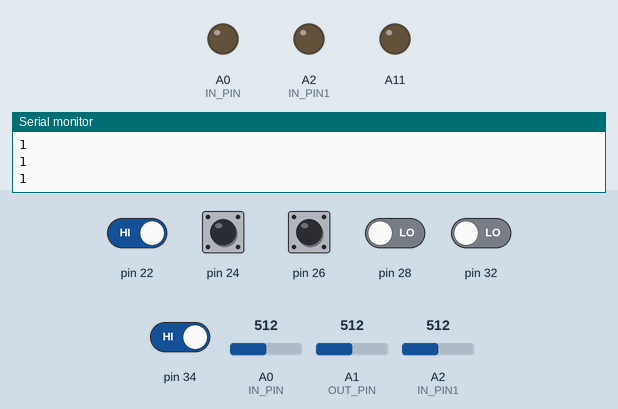
Bench run of a sketch on a simulated Arduino Mega 2560, built with avr-gcc and run on an emulated ATmega2560. Parts: output pins drawn as LEDs (lit = HIGH), the last lines printed to the serial monitor. Inputs (shaded band) come from the test bench; at power-on: pin 22, pin 24, pin 26, pin 34 HIGH, pin 28, pin 32 LOW, A2 (IN_PIN1) = 512, A0 (IN_PIN) = 512, A1 (OUT_PIN) = 512. Pins used as bus, display or sensor lines are not drawn.

Above: at 5.8 s.
5.9 s: A2 (IN_PIN1) set to 440
At 12.8 s:
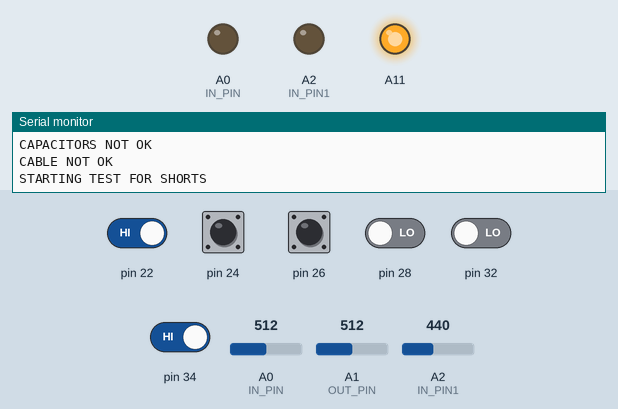
19.5 s: A0 (IN_PIN) set to 1010
33.5 s: A2 (IN_PIN1) set to 460
47.5 s: A1 (OUT_PIN) set to 0
61.5 s: pin 22 driven LOW and pin 34 driven LOW
Timing chart, 0 to 64.5 s (numbered marks = the images above; inputs shaded):
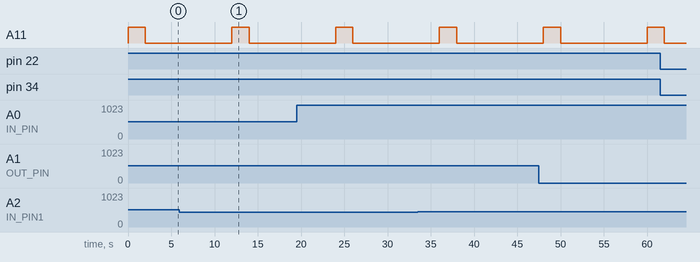

The sketch:

FULL-FINAL-6-AO.ino
```cpp
const int OUT_PIN = A1;
const int IN_PIN = A0;
const int IN_PIN1 = A2;
const float IN_STRAY_CAP_TO_GND = 24.48;
const float IN_CAP_TO_GND  = IN_STRAY_CAP_TO_GND;
const float R_PULLUP = 34.8;
const int MAX_ADC_VALUE = 1023;
const int dely = 1000;//Maintain this dely else the short circuit tests dont perform as expected.

void setup()
{
 Serial.begin(9600);//Enabling serial monitor to view the status of program
 pinMode(OUT_PIN, OUTPUT);
 pinMode(IN_PIN, OUTPUT);
 pinMode(IN_PIN1, OUTPUT);
 pinMode(A8,INPUT);//44 yellow cable for pin3 thru diode anode
 pinMode(A9,INPUT);//42 green cable for pin5 thru diode anode
 pinMode(A10,INPUT);//40 blue cable for pin S thru diode anode
 pinMode(A11,INPUT);//46 black cable for pin L thru diode anode
 pinMode(36,INPUT);//GREY cable for green LED positive
 pinMode(48,INPUT);//RED cable for RED LED positive
}

int Lt,St,fivet,threet,Ct = 0;//These are names of the test for ex.,Lt means L cable test, 5t means pin5 test. If the Lt passes, the variable Lt is assigned 1 else 0.

void loop()
{
 pinMode(OUT_PIN, INPUT);
 pinMode(IN_PIN, INPUT); //Changing the analog i/o s modes so that they dont interfere in short circuit tests.Its mode is changed back again at the end of shorts test.
 pinMode(IN_PIN1, INPUT);
                                     Serial.println("STARTING TEST FOR SHORTS");
//----------------------------------------------------Ltest:----------------------------------------------------------
  pinMode(A11,OUTPUT);
  digitalWrite(A11 , HIGH);
  delay(dely);
  delay(dely);
  if (digitalRead(26) == 0 && digitalRead(32)== 1 && digitalRead(24) == 0  && digitalRead(34) == 0 && digitalRead(22) == 0)
    {
      Serial.println("L is joined to pin2 and pin2 is not shorted with any other pins");
      Lt = 1;
      Serial.println(Lt);
    }
  else
    {
      Serial.println("L may not be joined to pin2 or pin2 may be short with other pins");
      Lt = 0;
      Serial.println(Lt);
    }
    digitalWrite(A11 , LOW);
    delay(dely);
    pinMode(A11,INPUT);
//---------------------------------------------------End of Ltest--------------------------------------------------------
//-----------------------------------------------------Stest-------------------------------------------------------------
  pinMode(A10,OUTPUT);
  digitalWrite(A10 , HIGH);
  delay(dely);
  delay(dely);
  if (digitalRead(26) == 0 && digitalRead(32)== 0 && digitalRead(24) == 0  && digitalRead(34) == 1 && digitalRead(22) == 0)
    {
      Serial.println("S is joined to pin4 and pin4 is not shorted with any other pins");
      St = 1;
      Serial.println(St);
    }
  else
    {
      Serial.println("S may not be joined to pin4 or pin4 may be short with other pins");
      St = 0;
      Serial.println(St);
      Serial.println(digitalRead(26));
      Serial.println(digitalRead(32));
      Serial.println(digitalRead(24));
      Serial.println(digitalRead(34));
      Serial.println(digitalRead(22));
    }
    digitalWrite(A10 , LOW);
    pinMode(A10,INPUT);
//----------------------------------------------------End of Stest---------------------------------------------------------
//-------------------------------------------------------5test-------------------------------------------------------------
  pinMode(A9,OUTPUT);
  digitalWrite(A9 , HIGH);
  delay(dely);
  if (digitalRead(26) == 0 && digitalRead(32)== 0 && digitalRead(24) == 0  && digitalRead(34) == 0)
    {
      Serial.println("pin5 is not shorted with any other pins");
      fivet = 1;
      Serial.println(fivet);
    }
  else
    {
      Serial.println("pin5 is shorted with other pins");
      fivet = 0;
      Serial.println(fivet);
      Serial.println(digitalRead(28));
      Serial.println(digitalRead(32));
      Serial.println(digitalRead(24));
      Serial.println(digitalRead(34));

    }
    digitalWrite(A9 , LOW);
    pinMode(A9,INPUT);
//----------------------------------------------------End of 5test--------------------------------------------------------
//-------------------------------------------------------3test------------------------------------------------------------
  pinMode(A8,OUTPUT);
  digitalWrite(A8 , HIGH);
  delay(dely);
  delay(dely);
  if (digitalRead(32)== 0 && digitalRead(34) == 0 && digitalRead(22) == 0)
    {
      Serial.println("pin3 is not shorted with any other pins");
      threet = 1;
      Serial.println(threet);
    }
  else
    {
      Serial.println("pin3 is shorted with other pins");
      threet = 0;
      Serial.println(threet);
    }
    digitalWrite(A8 , LOW);
    pinMode(A8,INPUT);
//-------------------------------------------------------End of 3test-----------------------------------------------------
pinMode(OUT_PIN, OUTPUT);
pinMode(IN_PIN, OUTPUT);//Changing back the modes of analog i/o s as previous
pinMode(IN_PIN1, OUTPUT);
//--------------------------------------------------Analysing the four tests conducted------------------------------------
      if (threet==1 && fivet==1 && St==1 && Lt==1)
       {
         Serial.println("THE CABLE HAS PASSED ALL SHORT CIRCUIT TESTS AND NO PINS ARE SHORTED");
       }
      else
       {
         Serial.println("THE CABLE HAS FAILED THE SHORT CIRCUIT TESTS PLEASE CHECK THE ZERO CONDITIONS");
       }
//--------------------------------------------------------------------------------------------------------------------
//--------------------------------------------------------------------------------------------------------------------
//------------------------------------------TESTING IF ANY CAPACITOR IS OPEN CIRCUITED OR SHORTED---------------------
//--------------------------------------------------------------------------------------------------------------------
//-------------------------------------------------checking for 150pF cap---------------------------------------------
     Serial.println("TESTING IF ANY CAPACITOR IS OPEN CIRCUITED OR SHORTED");
     pinMode(IN_PIN, INPUT);//A0
     digitalWrite(OUT_PIN, HIGH);//A1
     int val = analogRead(IN_PIN);//A0
     digitalWrite(OUT_PIN, LOW);//A1
     if (val < 1000)
      {
        pinMode(IN_PIN, OUTPUT);
        float capacitance = (float)val * IN_CAP_TO_GND / (float)(MAX_ADC_VALUE - val);
        Serial.print(F("Capacitance Value of 150pF is = "));
        Serial.print(capacitance, 3);
        Serial.print(F(" pF ("));
        Serial.print(val);
        Serial.println(F(") "));
      }
    else
      {
        pinMode(IN_PIN, OUTPUT);
        delay(1);
        pinMode(OUT_PIN, INPUT_PULLUP);
        unsigned long u1 = micros();
        unsigned long t;
        int digVal;

          do
            {
              digVal = digitalRead(OUT_PIN);
              unsigned long u2 = micros();
              t = u2 > u1 ? u2 - u1 : u1 - u2;
            }
          while ((digVal < 1) && (t < 400000L));

       pinMode(OUT_PIN, INPUT);
       val = analogRead(OUT_PIN);
       digitalWrite(IN_PIN, HIGH);
       int dischargeTime = (int)(t / 1000L) * 5;
       delay(dischargeTime);
       pinMode(OUT_PIN, OUTPUT);
       digitalWrite(OUT_PIN, LOW);
       digitalWrite(IN_PIN, LOW);

       float capacitance = -(float)t / R_PULLUP
                              / log(1.0 - (float)val / (float)MAX_ADC_VALUE);

       Serial.print(F("Capacitance Value of 150pF is = "));
       if (capacitance > 1000.0)
        {
          Serial.print(capacitance / 1000.0, 2);
          Serial.print(F(" uF"));
        }
      else
      {
        Serial.print(capacitance, 2);
        Serial.print(F(" nF"));
      }

      Serial.print(F(" ("));
      Serial.print(digVal == 1 ? F("Normal") : F("HighVal"));
      Serial.print(F(", t= "));
      Serial.print(t);
      Serial.print(F(" us, ADC= "));
      Serial.print(val);
      Serial.println(F(")"));
    }
    while (millis() % 1000 != 0)
      ;
//-------------------------------------------------------------------150pF CAP checking completed-------------------------------------------------
//------------------------------------------------------------------------checking for 6800pF-----------------------------------------------------
    pinMode(IN_PIN1, INPUT);
    digitalWrite(OUT_PIN, HIGH);
    int val1 = analogRead(IN_PIN1);
    digitalWrite(OUT_PIN, LOW);

    if (val1 < 1000)
    {
      pinMode(IN_PIN1, OUTPUT);

      float capacitance = (float)val1 * IN_CAP_TO_GND / (float)(MAX_ADC_VALUE - val1);

      Serial.print(F("Capacitance Value of 6800pF is = "));
      Serial.print(capacitance, 3);
      Serial.print(F(" pF ("));
      Serial.print(val1);
      Serial.println(F(") "));
    }
    else
    {
      pinMode(IN_PIN1, OUTPUT);
      delay(1);
      pinMode(OUT_PIN, INPUT_PULLUP);
      unsigned long u11 = micros();
      unsigned long t1;
      int digVal1;

      do
      {
        digVal1 = digitalRead(OUT_PIN);
        unsigned long u21 = micros();
        t1 = u21 > u11 ? u21 - u11 : u11 - u21;
      } while ((digVal1 < 1) && (t1 < 400000L));

      pinMode(OUT_PIN, INPUT);
      val1 = analogRead(OUT_PIN);
      digitalWrite(IN_PIN1, HIGH);
      int dischargeTime1 = (int)(t1 / 1000L) * 5;
      delay(dischargeTime1);
      pinMode(OUT_PIN, OUTPUT);
      digitalWrite(OUT_PIN, LOW);
      digitalWrite(IN_PIN1, LOW);

      float capacitance1 = -(float)t1 / R_PULLUP
                              / log(1.0 - (float)val1 / (float)MAX_ADC_VALUE);

      Serial.print(F("Capacitance Value of 6800pF is = "));
      if (capacitance1 > 1000.0)
      {
        Serial.print(capacitance1 / 1000.0, 2);
        Serial.print(F(" uF"));
      }
      else
      {
        Serial.print(capacitance1, 2);
        Serial.print(F(" nF"));
      }

      Serial.print(F(" ("));
      Serial.print(digVal1 == 1 ? F("Normal") : F("HighVal"));
      Serial.print(F(", t= "));
      Serial.print(t1);
      Serial.print(F(" us, ADC= "));
      Serial.print(val1);
      Serial.println(F(")"));
    }
    while (millis() % 1000 != 0)
      ;
//----------------------------------------------------checking for 6800pF CAP completed------------------------------------------------
//----------------------------------------------------Analysing both the capacitor tests-----------------------------------------------
       if (val<950 && val>300 && val1>450 && val1<600)
       { Serial.println("BOTH CAPACITORS OK");
         Ct=1;
       }
       else
       {
         Serial.println("CAPACITORS NOT OK");
       }
//-----------------------------------------------------Analysis of CAP tests completed-------------------------------------------------
//----------------------------------Analysing both shrt ckt tests and CAP tests to decide the quality of cable-------------------------
    if (threet==1 && fivet==1 && St==1 && Lt==1 && Ct==1)
     {
       Serial.println("CABLE OK");
       digitalWrite(36,HIGH);//THE GREEN LED POSITIVE PIN
      }
    else
     {
       Serial.println("CABLE NOT OK");
       digitalWrite(48,HIGH);//THE RED LED POSITIVE PIN
     }
//----------------------------------End of analysis of  both shrt ckt tests and CAP tests to decide the quality of cable---------------
delay(dely);
delay(dely);
}
```
